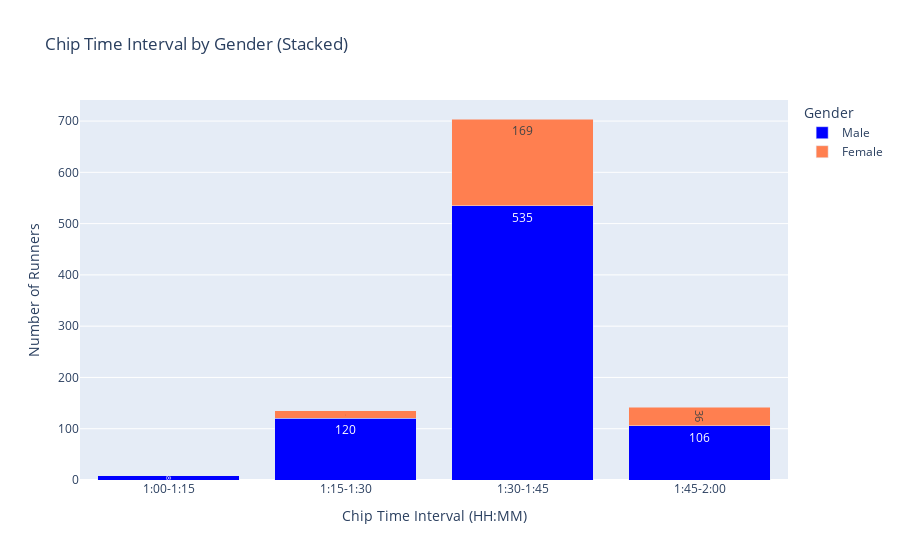

The cell this chart's notebook holds for it:
### Code cell
# Define chip time intervals and labels
intervals = [(3600, 4500), (4500, 5400), (5400, 6300), (6300, 7200)]
labels = ['1:00-1:15', '1:15-1:30', '1:30-1:45', '1:45-2:00']

# Function to assign interval labels
def assign_interval(seconds):
    for (start, end), label in zip(intervals, labels):
        if start <= seconds < end:
            return label
    return None

# Apply interval assignment
df['chip_interval'] = df['chip_seconds'].apply(assign_interval)

# Filter out rows with null intervals or unknown gender
df_bar = df.dropna(subset=['chip_interval'])
df_bar = df_bar[df_bar['Gender'].isin(['Male', 'Female'])]  # Exclude 'Unknown'

# Group and calculate percentages
bar_data = df_bar.groupby(['chip_interval', 'Gender']).size().reset_index(name='count')
total = bar_data['count'].sum()
bar_data['percent'] = round(bar_data['count'] / total * 100, 2)

# Create interactive stacked bar plot
fig = px.bar(
    bar_data.sort_values(['chip_interval', 'Gender']),
    x='chip_interval',
    y='count',
    color='Gender',
    text='count',
    color_discrete_map={'Male': 'blue', 'Female': 'coral'},
    custom_data=['Gender', 'percent'],
    title='Chip Time Interval by Gender (Stacked)'
)

fig.update_layout(
    barmode='stack',
    xaxis_title='Chip Time Interval (HH:MM)',
    yaxis_title='Number of Runners'
)

fig.update_traces(
    textposition='inside',
    hovertemplate='<b>Chip Interval:</b> %{x}<br><b>Gender:</b> %{customdata[0]}<br>' +
                  '<b>Count:</b> %{y}<br><b>Percent of Total:</b> %{customdata[1]}%<extra></extra>'
)

fig.show()

### Figure 1 — Plotly figure (JSON) as saved in the notebook; plotly's stock layout.template omitted (floating-point values rounded to 4 significant figures)
{"data": [{"customdata": [["Male", 0.81], ["Male", 12.13], ["Male", 54.1], ["Male", 10.72]], "hovertemplate": "<b>Chip Interval:</b> %{x}<br><b>Gender:</b> %{customdata[0]}<br><b>Count:</b> %{y}<br><b>Percent of Total:</b> %{customdata[1]}%<extra></extra>", "legendgroup": "Male", "marker": {"color": "blue", "pattern": {"shape": ""}}, "name": "Male", "orientation": "v", "showlegend": true, "text": [8.0, 120.0, 535.0, 106.0], "textposition": "inside", "type": "bar", "x": ["1:00-1:15", "1:15-1:30", "1:30-1:45", "1:45-2:00"], "xaxis": "x", "y": [8, 120, 535, 106], "yaxis": "y"}, {"customdata": [["Female", 1.52], ["Female", 17.09], ["Female", 3.64]], "hovertemplate": "<b>Chip Interval:</b> %{x}<br><b>Gender:</b> %{customdata[0]}<br><b>Count:</b> %{y}<br><b>Percent of Total:</b> %{customdata[1]}%<extra></extra>", "legendgroup": "Female", "marker": {"color": "coral", "pattern": {"shape": ""}}, "name": "Female", "orientation": "v", "showlegend": true, "text": [15.0, 169.0, 36.0], "textposition": "inside", "type": "bar", "x": ["1:15-1:30", "1:30-1:45", "1:45-2:00"], "xaxis": "x", "y": [15, 169, 36], "yaxis": "y"}], "layout": {"barmode": "stack", "legend": {"title": {"text": "Gender"}, "tracegroupgap": 0}, "title": {"text": "Chip Time Interval by Gender (Stacked)"}, "xaxis": {"anchor": "y", "domain": [0, 1], "title": {"text": "Chip Time Interval (HH:MM)"}}, "yaxis": {"anchor": "x", "domain": [0, 1], "title": {"text": "Number of Runners"}}}}
